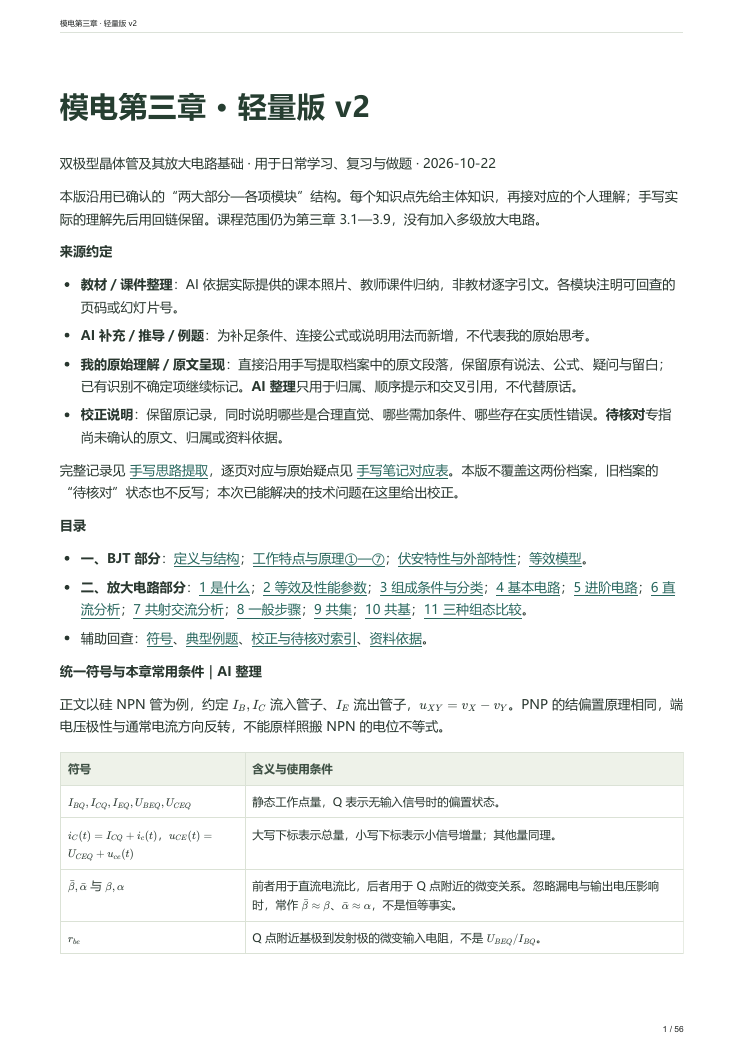
#> input picture 模电/tmp/final-v2-2026-10-22/renders/page-01.png, 744 x 1053 px, given in place of page-55.png, which was not available
$ python refresh_last_contact.py
#> lines starting #> are read from the running program, lines starting #| are printed output that depends on the picture; pictures that were not available may be replaced by others from this repository, and a replacement may not be noted
from pathlib import Path
from PIL import Image, ImageDraw
w = Path(__file__).parent
sheet = Image.new('RGB', (1260, 1800), '#e9ece9')
d = ImageDraw.Draw(sheet)
for j, n in enumerate([55, 56]):
    im = Image.open(w / f'renders/page-{n:02}.png').convert('RGB')
#> im is the input picture: PIL image 744x1053 RGB; mean R, G, B 242, 243.5, 242.7
    im.thumbnail((400, 560))
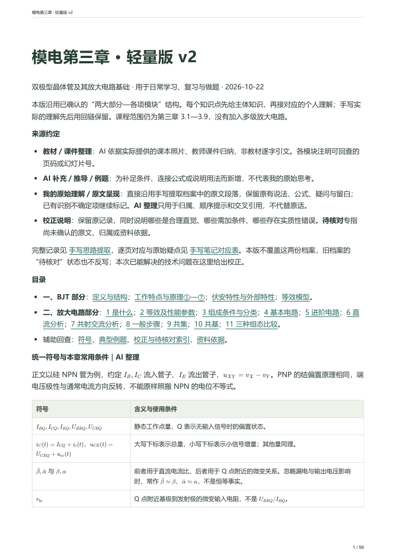
#> im: PIL image 396x560 RGB; mean R, G, B 241.8, 243.3, 242.5
    x = j * 420 + (420 - im.width) // 2
#> x = 12
    sheet.paste(im, (x, 25))
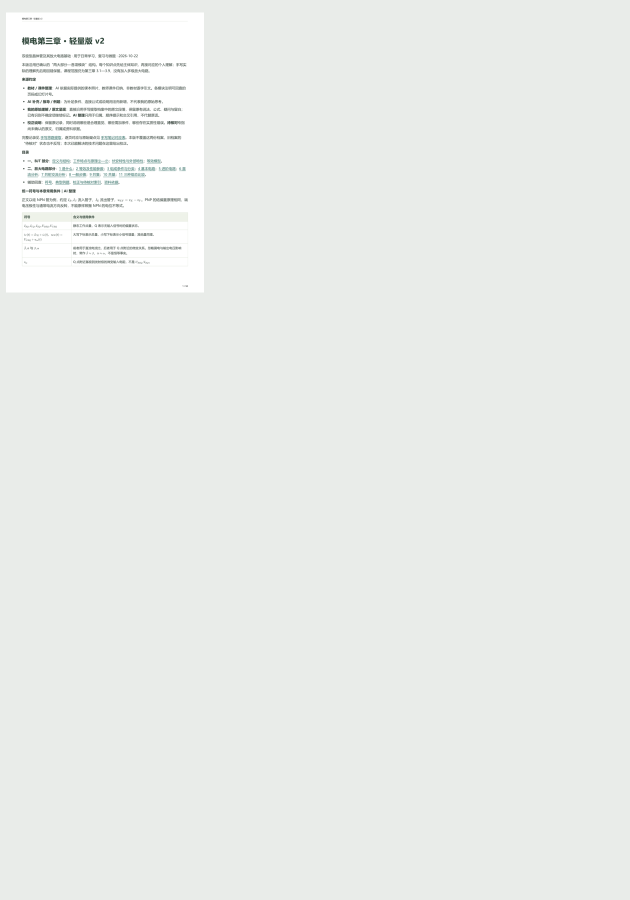
#> sheet: PIL image 1260x1800 RGB (shown at 1/2 size); mean R, G, B 233.9, 236.7, 233.9
    d.text((x, 5), f'Page {n}', fill='black')
#> pass 2 of the loop `for j, n in enumerate([55, 56]):`:
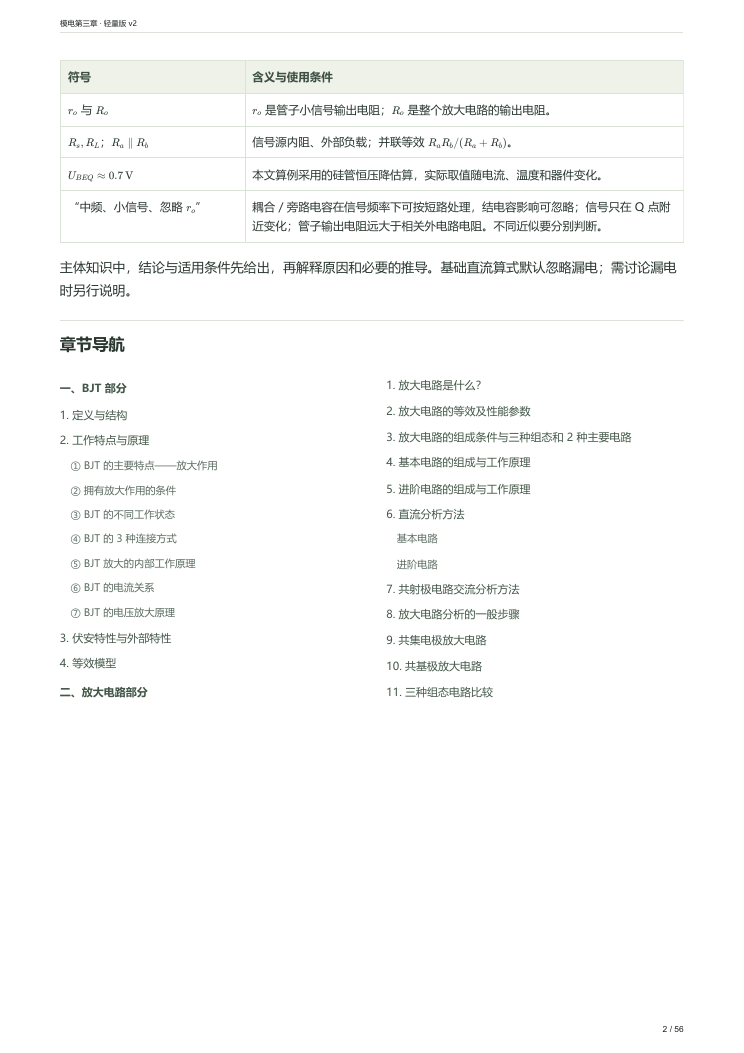
#> input picture 模电/tmp/final-v2-2026-10-22/renders/page-02.png, 744 x 1053 px, given in place of page-56.png, which was not available
#> im is the input picture: PIL image 744x1053 RGB; mean R, G, B 249.6, 250.1, 249.6
#> im: PIL image 396x560 RGB
#> `sheet.paste(im, (x, 25))`:
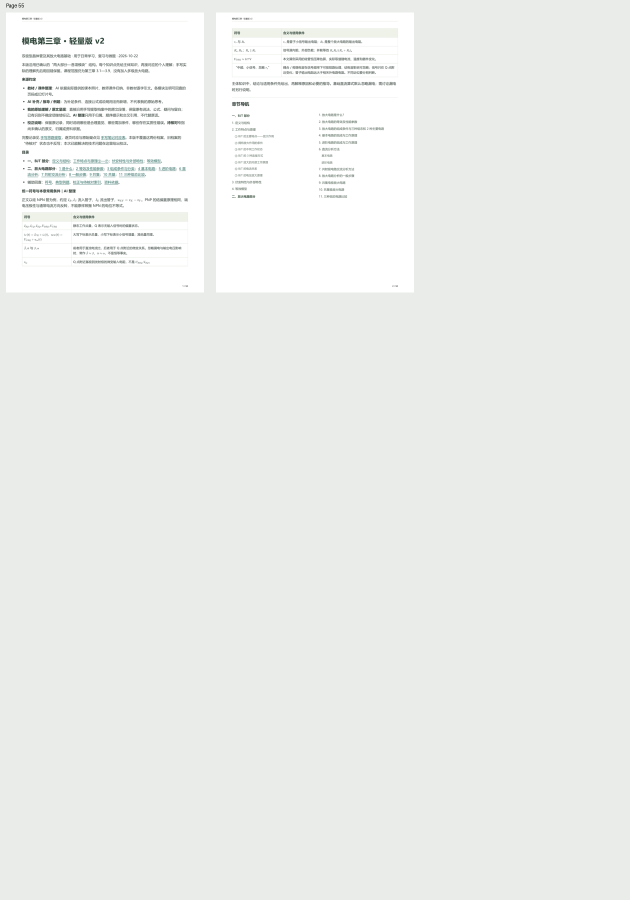
#> sheet: PIL image 1260x1800 RGB (shown at 1/2 size); mean R, G, B 235.5, 238.1, 235.5
sheet.save(w / 'contact-7.jpg', quality=90)
